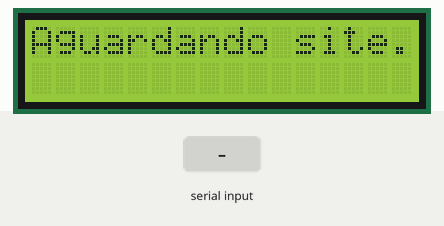
A sketch run on a simulated Arduino Uno, built with avr-gcc and run on an emulated ATmega328P. Shown: 16×2 character LCD. The inputs (shaded band) are chosen by the test bench. What the sketch prints to the serial monitor is not drawn.

Above: at 1.2 s.
1.3 s: "V\n" received over Serial
At 2.1 s:
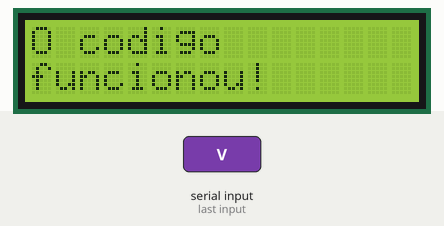
2.8 s: "1\n" received over Serial
Timing chart, 0 to 5.8 s (numbered marks = the images above; inputs shaded):
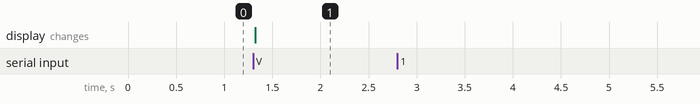

Measured:
- after the input at 1.3 s, the display: changes at once (image 1)
- after the input at 2.8 s, every drawn part: stays the same

The sketch:

Arduino_Code.ino
```cpp
#include <Wire.h>
#include <LiquidCrystal_I2C.h>

// Configura o display no endereço I2C padrão (0x27) para 16 colunas e 2 linhas
LiquidCrystal_I2C lcd(0x27, 16, 2);

void setup() {
  // 1. Inicia a comunicação serial a 9600 (a mesma do seu site)
  Serial.begin(9600);

  // 2. Inicia o display e liga a luz de fundo
  lcd.init();
  lcd.backlight();

  // 3. Mostra uma mensagem inicial para você saber que ligou certo
  lcd.setCursor(0, 0);
  lcd.print("Aguardando site.");
}

void loop() {
  // Verifica se o site enviou algum texto
  if (Serial.available() > 0) {

    // Lê o texto até a quebra de linha (String, como você pediu!)
    String textoRecebido = Serial.readStringUntil('\n');

    // Dica de ouro: remove espaços invisíveis ou "Enter" (\r) que o site pode enviar
    textoRecebido.trim();

    // Verifica se o texto é exatamente a letra "V" (maíuscula ou minúscula)
    if (textoRecebido == "V" || textoRecebido == "v") {

      // Limpa a tela
      lcd.clear();

      // Escreve na primeira linha
      lcd.setCursor(0, 0);
      lcd.print("O codigo");

      // Escreve na segunda linha
      lcd.setCursor(0, 1);
      lcd.print("funcionou!");

      // Envia uma confirmação de volta para o site (feedback)
      Serial.println("Mensagem 'O codigo funcionou' exibida no display!");

    } else {
      // Se a pessoa digitar outra coisa, o Arduino avisa o site, mas não muda o display
      Serial.print("Comando ignorado: ");
      Serial.println(textoRecebido);
    }
  }
}
```
